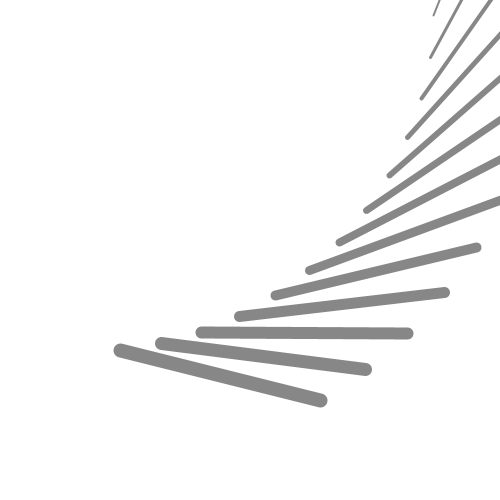
Frame 1 (no input)
Frame 2 (the mouse pressed at the canvas centre, redrawn once): identical to frame 1, image omitted

The Processing sketch that drew this single still picture (run headless with seeded random() and noise(); the mouse was pressed at the canvas centre and the sketch redrawn once):

// Processing sketch: exercise22_1
// ── exercise22_1.pde
int x = 20;
int u = 14;
float a = -0.12;
void setup() {
  size(500, 500);
  stroke(0,120);
  smooth();
  noLoop();
}

void draw() { 
  background(255); 
  tail(x, u, a);
}
void tail(int x, int y, float angle) { 

  translate(x, 0);
  for (int i = y; i > 0; i--) { 
    strokeWeight(i);
    line(300, 400, 100, 350);
    translate(0, 8);
    rotate(angle);
  }

}
